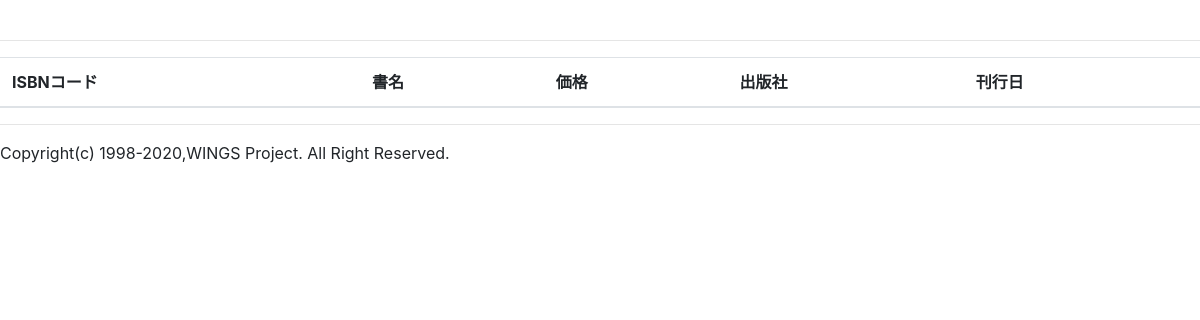
The app's page /main/exclude, older data.
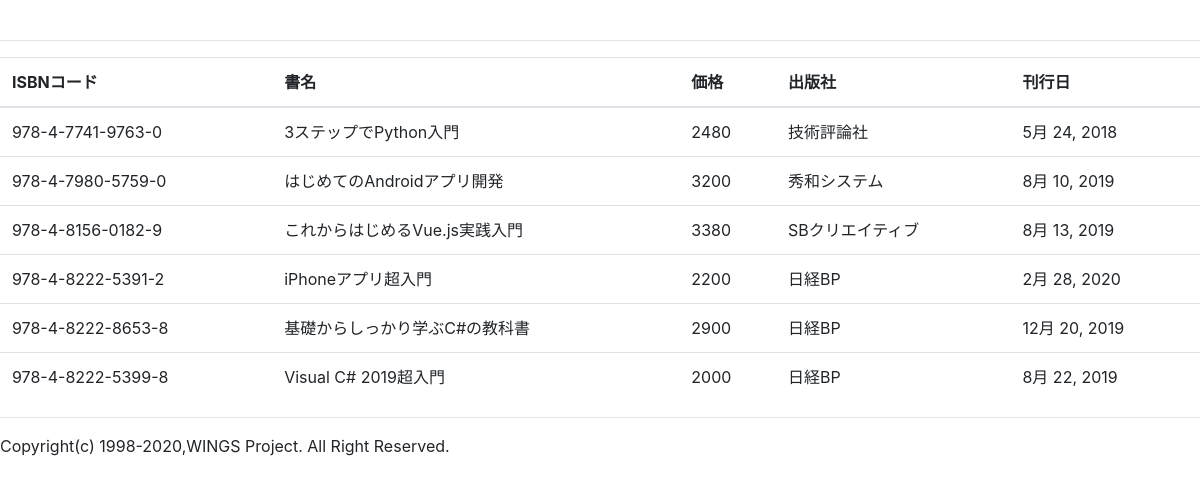
The same page, newer data.
### main/models.py (models this page shows, shortened)
class Book(models.Model):
    isbn = models.CharField(
        verbose_name='ISBNコード',
        max_length=20
    )
    title = models.CharField(
        verbose_name='書名',
        max_length=100
    )
    price = models.IntegerField(
        verbose_name='価格',
        default=0
    )
    publisher = models.CharField(
        verbose_name='出版社',
        max_length=50,
        choices=[
            ('翔泳社', '翔泳社'),
            ('技術評論社', '技術評論社'),
            ('秀和システム', '秀和システム'),
            ('SBクリエティブ', 'SBクリエティブ'),
            ('日経BP', '日経BP')
        ]
    )
    published = models.DateField(
        verbose_name='刊行日'
    )

### main/views.py (the view)
# urls.py: path('exclude', views.exclude, name='exclude'),
def exclude(request):
    books = Book.objects.exclude(publisher='翔泳社')
    return render(request, 'main/book_list.html', {
        'books': books
    })

### main/templates/main/book_list.html
{% extends 'main/layout.html' %}
{% block main %}
<table class="table">
    <thead>
        <th>ISBNコード</th>
        <th>書名</th>
        <th>価格</th>
        <th>出版社</th>
        <th>刊行日</th>
    </thead>
    <tbody>
        {% for b in books %}
        <tr>
            <td>{{ b.isbn }}</td>
            <td>{{ b.title }}</td>
            <td>{{ b.price }}</td>
            <td>{{ b.publisher }}</td>
            <td>{{ b.published | date:'DATE_FORMAT' }}</td>
        </tr>
        {% endfor %}
    </tbody>
</table>
{% endblock main %}

### main/templates/main/layout.html (shortened to what this page needs)
<!DOCTYPE html>
<html lang="ja">
<head>
    <link rel="stylesheet" href="https://stackpath.bootstrapcdn.com/bootstrap/4.4.1/css/bootstrap.min.css" />
</head>
<body>
    <hr />
    {% block main %}{% endblock main %}
    <hr />
    <p>Copyright(c) 1998-2020,WINGS Project. All Right Reserved.</p>
</body>
</html>

Row changes from the older to the newer data that the page shows:
added Book: isbn "978-4-7741-9763-0", title "3ステップでPython入門", price "2480", publisher "技術評論社", published "5月 24, 2018"
added Book: isbn "978-4-7980-5759-0", title "はじめてのAndroidアプリ開発", price "3200", publisher "秀和システム", published "8月 10, 2019"
added Book: isbn "978-4-8156-0182-9", title "これからはじめるVue.js実践入門", price "3380", publisher "SBクリエイティブ", published "8月 13, 2019"
added Book: isbn "978-4-8222-5391-2", title "iPhoneアプリ超入門", price "2200", publisher "日経BP", published "2月 28, 2020"
added Book: isbn "978-4-8222-8653-8", title "基礎からしっかり学ぶC#の教科書", price "2900", publisher "日経BP", published "12月 20, 2019"
added Book: isbn "978-4-8222-5399-8", title "Visual C# 2019超入門", price "2000", publisher "日経BP", published "8月 22, 2019"
